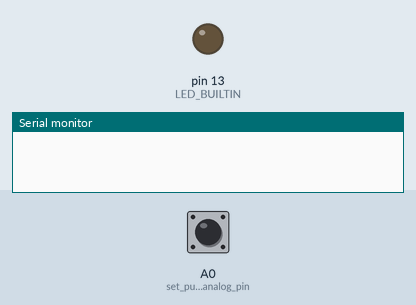
This sketch was run on a simulated Arduino Uno, built with avr-gcc and run on an emulated ATmega328P. Parts: output pins drawn as LEDs (lit = HIGH), the last lines printed to the serial monitor. Dashed ring = blinking. The test bench sets the inputs (shaded band); at power-on: A0 (set_pull-up_on_analog_pin) HIGH. No radio packets arrive unless stated.

Above: at 1.2 s.
1.3 s: A0 (set_pull-up_on_analog_pin) pulled LOW for 0.15 s
At 2.1 s:
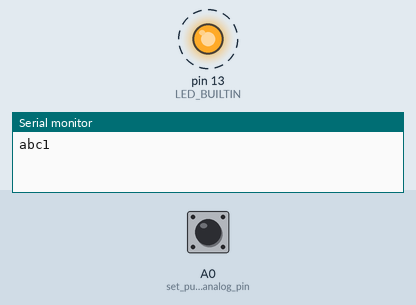
4.4 s: A0 (set_pull-up_on_analog_pin) pulled LOW for 3.2 s
At 7.1 s:
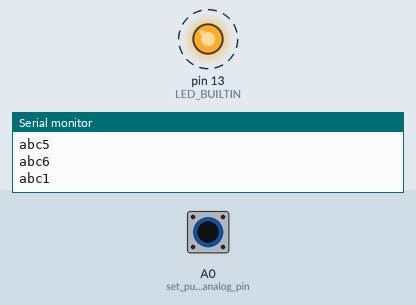
10.6 s: A0 (set_pull-up_on_analog_pin) pulled LOW for 1 s
At 15.7 s:
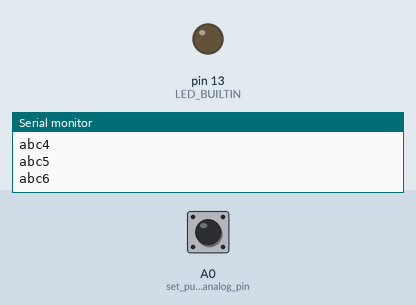
Timing chart, 0 to 17.2 s (numbered marks = the images above; inputs shaded):
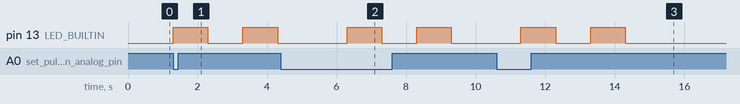

Measured:
- after the input at 1.3 s, pin 13 (LED_BUILTIN): alternates HIGH for 1.0 s and LOW for 1.0 s, starting at once
- after the input at 4.4 s, pin 13 (LED_BUILTIN): alternates HIGH for 1.0 s and LOW for 1.0 s, starting after 1.9 s
- after the input at 10.6 s, pin 13 (LED_BUILTIN): alternates HIGH for 1.0 s and LOW for 1.0 s, 4 changes in all, then stays LOW, starting after 0.70 s

The sketch:

sketch_UNO_oct19d_nRF24L01_Transmitter_Switch.ino
```cpp
//Include Libraries
#include <SPI.h>
#include <nRF24L01.h>
#include <RF24.h>

//create an RF24 object
RF24 radio(9, 8);  // CE, CSN

//address through which two modules communicate.
const byte address[6] = "00001";

void setup()
{
  Serial.begin(9600);
  //_ER
  pinMode(LED_BUILTIN, OUTPUT);//
  pinMode(A0, INPUT);
  pinMode(A0, INPUT_PULLUP);  // set pull-up on analog pin 0

  //digitalRead(A0);
  //_ER_
    radio.begin();

    radio.setPALevel(RF24_PA_MAX); //_ER
    //set the address
    radio.openWritingPipe(address);

    //Set module as transmitter
    radio.stopListening();

}
void loop()
{


  byte by = 1;
  by = digitalRead(A0);
// Serial.write("abc\n");
  if (by == 0)
  { digitalWrite(LED_BUILTIN, HIGH);   // turn the LED on (HIGH is the voltage level)
  Serial.write("abc1\n");
    delay(1000);                       // wait for a second
    digitalWrite(LED_BUILTIN, LOW);    // turn the LED off by making the voltage LOW}
    Serial.write("abc2\n");
    delay(1000);

    digitalWrite(LED_BUILTIN, HIGH);   // turn the LED on (HIGH is the voltage level)
    Serial.write("abc3\n");
    delay(1000);                       // wait for a second
    digitalWrite(LED_BUILTIN, LOW);    // turn the LED off by making the voltage LOW}
    Serial.write("abc4  \n");

    delay(1000);
    //Send message to receiver
    const char text[] = "Hello World";
    Serial.write("abc5\n");
    radio.write(&text, sizeof(text));
    Serial.write("abc6\n");
    delay(1000);
  }
}
```
